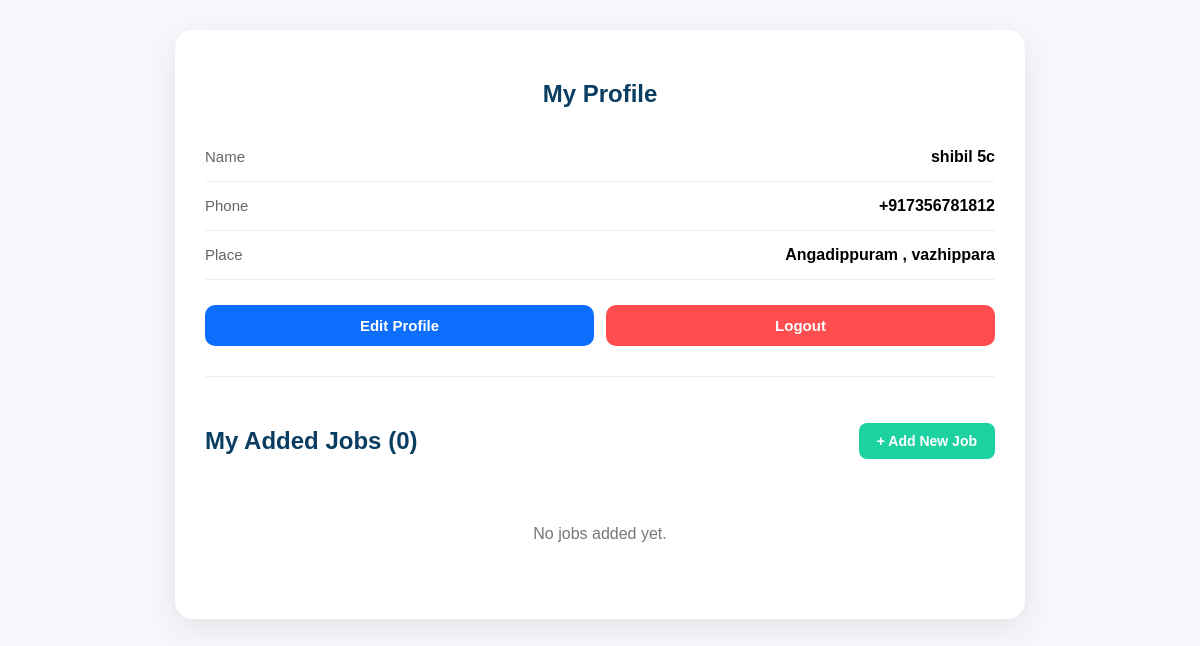
The app's page /profile/ (signed in), older data.
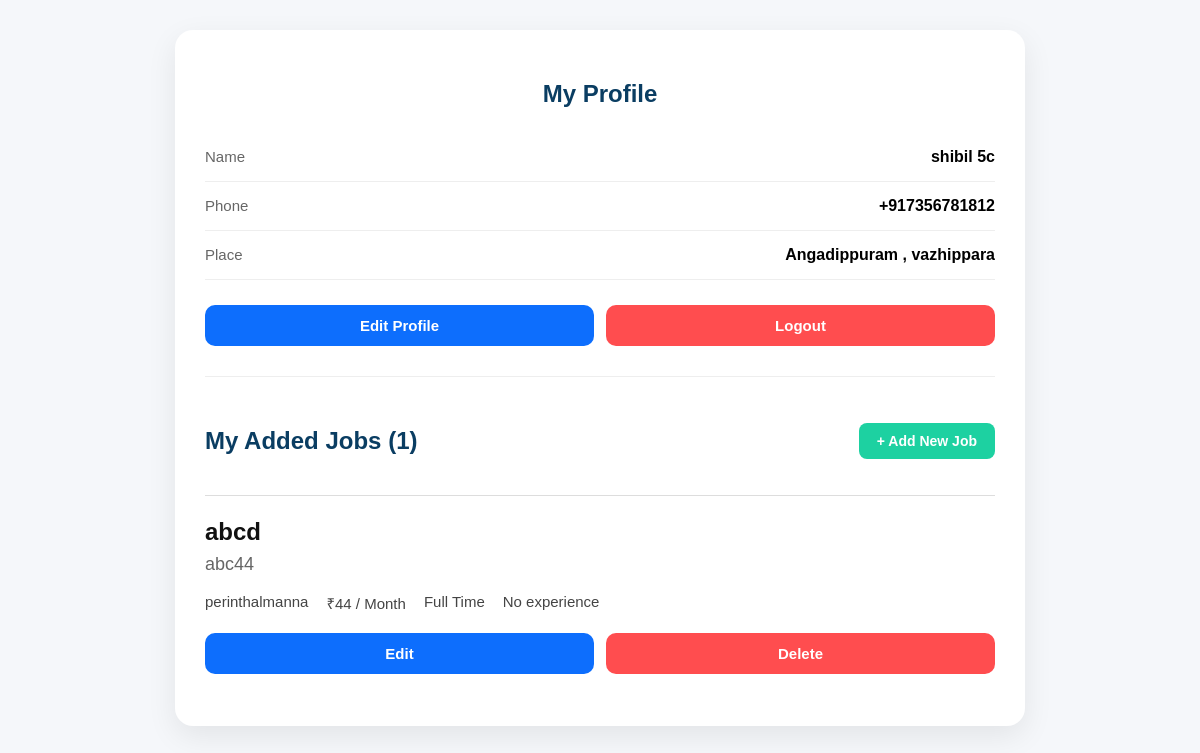
The same page, newer data.
### myapp/models.py (models this page shows, shortened)
class Job(models.Model):
    owner = models.ForeignKey(
        User,
        on_delete=models.CASCADE,
        related_name="jobs",
        null=True,
        blank=True,
    )
    shop_name = models.CharField(
        max_length=150,
    )
    title = models.CharField(
        max_length=150,
    )
    category = models.ForeignKey(
        Category,
        on_delete=models.PROTECT,
        related_name="jobs",
        null=True,
        blank=True,
    )
    experience = models.CharField(
        max_length=100,
        default="Fresher",
    )
    work_time = models.CharField(
        max_length=100,
    )
    gender = models.CharField(max_length=20, blank=True)
    education = models.CharField(max_length=100, blank=True)
    age_limit = models.CharField(
        max_length=50,
        blank=True,
    )
    location = models.CharField(
        max_length=100,
    )
    salary = models.CharField(
        max_length=100,
    )
    phone = models.CharField(
        max_length=15,
        validators=[phone_validator],
    )
    description = models.TextField(
        blank=True,
    )
    is_verified = models.BooleanField(
        default=True,
    )
    owner_name = models.CharField(
        max_length=150,
        blank=True
    )
    shop_photo = models.ImageField(
        upload_to="shop_photos/",
        null=True,
        blank=True
    )
    created_at = models.DateTimeField(
        auto_now_add=True,
    )
    class Meta:
        ordering = ["-created_at"]

### myapp/views.py (the view)
# urls.py: path("profile/", views.profile, name="profile"),
@login_required(login_url="login")
def profile(request):
    jobs = (
        Job.objects
        .filter(owner=request.user)
        .select_related("category")
        .order_by("-id")
    )
    return render(
        request,
        "profile.html",
        {
            "jobs": jobs,
        },
    )

### templates/profile.html (shortened to what this page needs)
{% load static %}
<!DOCTYPE html>
<html lang="en">
<head>
<link rel="stylesheet" href="{% static 'css/profile.css' %}">
</head>
<body>
<div class="profile-box">
<div class="profile-header">
    <h2>
        {% if edit %}
            Edit Profile
        {% else %}
            My Profile
        {% endif %}
    </h2>
</div>
{% if edit %}
<form method="POST">
    {% csrf_token %}
    <div class="profile-info">
        <div class="info-row">
            <span>Name</span>
            <input type="text"
                   name="full_name"
                   value="{{ request.user.profile.full_name|default:request.user.first_name }}"
                   required>
        </div>
        <div class="info-row">
            <span>Phone</span>
            <input type="text"
                   name="phone"
                   value="{{ request.user.profile.phone }}"
                   required>
        </div>
        <div class="info-row">
            <span>Place</span>
            <input type="text"
                   name="district"
                   value="{{ request.user.profile.district }}">
        </div>
    </div>
    <div class="profile-actions">
        <button type="submit" class="edit-btn">
            Update Profile
        </button>
        <a href="{% url 'profile' %}">
            <button type="button" class="logout-btn">
                Cancel
            </button>
        </a>
    </div>
</form>
{% else %}
<div class="profile-info">
    <div class="info-row">
        <span>Name</span>
        <strong>{{ request.user.profile.full_name|default:request.user.first_name }}</strong>
    </div>
    <div class="info-row">
        <span>Phone</span>
        <strong>{{ request.user.profile.phone }}</strong>
    </div>
    <div class="info-row">
        <span>Place</span>
        <strong>{{ request.user.profile.district|default:"Not Added" }}</strong>
    </div>
</div>
<div class="profile-actions">
    <a href="{% url 'edit_profile' %}">
        <button class="edit-btn">
            Edit Profile
        </button>
    </a>
    <a href="{% url 'logout_user' %}">
        <button class="logout-btn">
            Logout
        </button>
    </a>
</div>
{% endif %}
<hr>
<div class="job-header">
    <h2>My Added Jobs ({{ jobs|length }})</h2>
    <a href="{% url 'add_job' %}" class="add-job-btn">
        + Add New Job
    </a>
</div>
{% for job in jobs %}
<div class="job-card">
    <h3>{{ job.title }}</h3>
    <h4>{{ job.shop_name }}</h4>
    <div class="job-meta">
        <span> {{ job.location }}</span>
        <span> ₹{{ job.salary }} / Month</span>
        <span> {{ job.work_time }}</span>
        <span> {{ job.experience }}</span>
    </div>
    <div class="job-actions">
        <a href="{% url 'edit_job' job.id %}">
            <button class="edit-job">Edit</button>
        </a>
        <a href="{% url 'delete_job' job.id %}"
           onclick="return confirm('Delete this job?')">
            <button class="delete-job">
                Delete
            </button>
        </a>
    </div>
</div>
{% empty %}
<p class="empty">
No jobs added yet.
</p>
{% endfor %}
</body>
</html>

Row changes from the older to the newer data that the page shows:
added Job: title "abcd", shop_name "abc44", location "perinthalmanna", salary "44", work_time "Full Time", experience "No experience"
Text that changed along with them:
{{ jobs|length }}: "0" → "1"
text no longer shown: "No jobs added yet."
